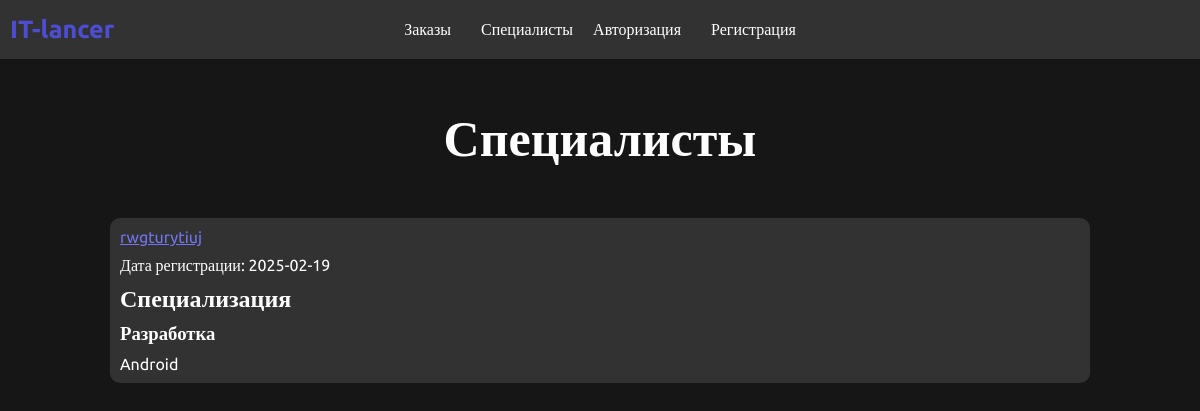
/specialists.php, run on an earlier commit of the app's database.
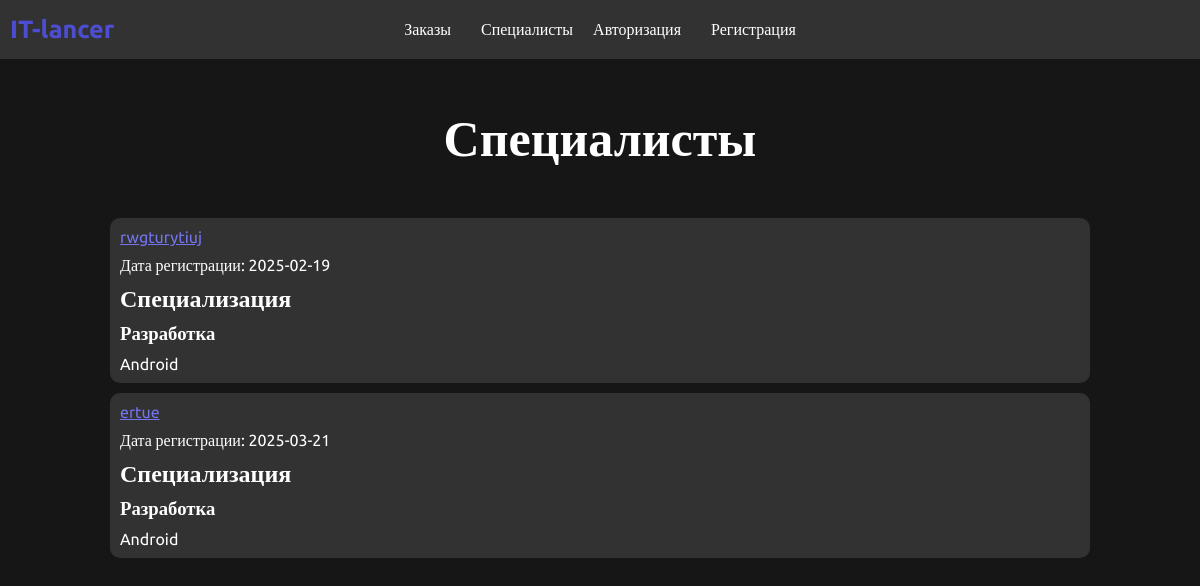
And on a later commit of the database.
### tables this page shows
CREATE TABLE `portfolio` (
  `id` int(11) NOT NULL,
  `resume_text` text NOT NULL,
  `hour_salary` int(11) NOT NULL,
  `month_salary` int(11) NOT NULL,
  `experience` int(11) NOT NULL,
  `sphere_type_id` int(11) NOT NULL,
  `user_id` int(11) NOT NULL
);

CREATE TABLE `users` (
  `id` int(11) NOT NULL,
  `login` varchar(255) NOT NULL,
  `email` varchar(255) NOT NULL,
  `password` varchar(255) NOT NULL,
  `role_id` int(11) NOT NULL,
  `right_id` int(11) NOT NULL DEFAULT 2,
  `date` date NOT NULL DEFAULT current_timestamp()
);

CREATE TABLE `spheres` (
  `id` int(11) NOT NULL,
  `name` varchar(255) NOT NULL
);

CREATE TABLE `sphere_types` (
  `id` int(11) NOT NULL,
  `sphere_id` int(11) NOT NULL,
  `name` varchar(255) NOT NULL
);

### specialists.php (the view)
<?php
include "components/core.php";
include "components/header.php";
?>
<div class="page_header">
    <div class="content">
        <div class="page_header_center">
            <h1>Специалисты</h1>
        </div>
    </div>
</div>
<?php
$select_specialists = "SELECT `portfolio`.*, `sphere_types`.`name` AS `sphere_types_name`, `spheres`.`name` AS `spheres_name`, `users`.`login` AS `user_login`, `users`.`date` AS `user_date`, `users`.`id` AS `users_id`
FROM `portfolio`
	LEFT JOIN `sphere_types` ON `portfolio`.`sphere_type_id` = `sphere_types`.`id`
	LEFT JOIN `spheres` ON `sphere_types`.`sphere_id` = `spheres`.`id`
	LEFT JOIN `users` ON `portfolio`.`user_id` = `users`.`id`";
$select_specialists_res = $link->query($select_specialists);
?>
<div class="specialists">
    <div class="content">
        <div class="specialists_block">
            <?php
            if($select_specialists_res->num_rows>0){
                while($row = $select_specialists_res->fetch_assoc()){
            ?>
            <div class="specialists_block-item standart">
                    <a href="portfolio.php?user_id=<?php echo $row["users_id"]; ?>" style="color: rgb(116, 116, 239);
"><?php echo $row['user_login'] ?></a>
                    <p>Дата регистрации: <?php echo $row['user_date']; ?></p>
                    <h2>Специализация</h2>
                    <h3><?php echo $row['spheres_name']; ?></h3>
                    <p><?php echo $row['sphere_types_name']; ?></p>
            </div>
            <?php }} ?>
        </div>
    </div>
</div>

What changed in the data, as far as the page shows it:
added portfolio: user.login "ertue", user.date "2025-03-21", spheres.name "Разработка", sphere_type.name "Android"
